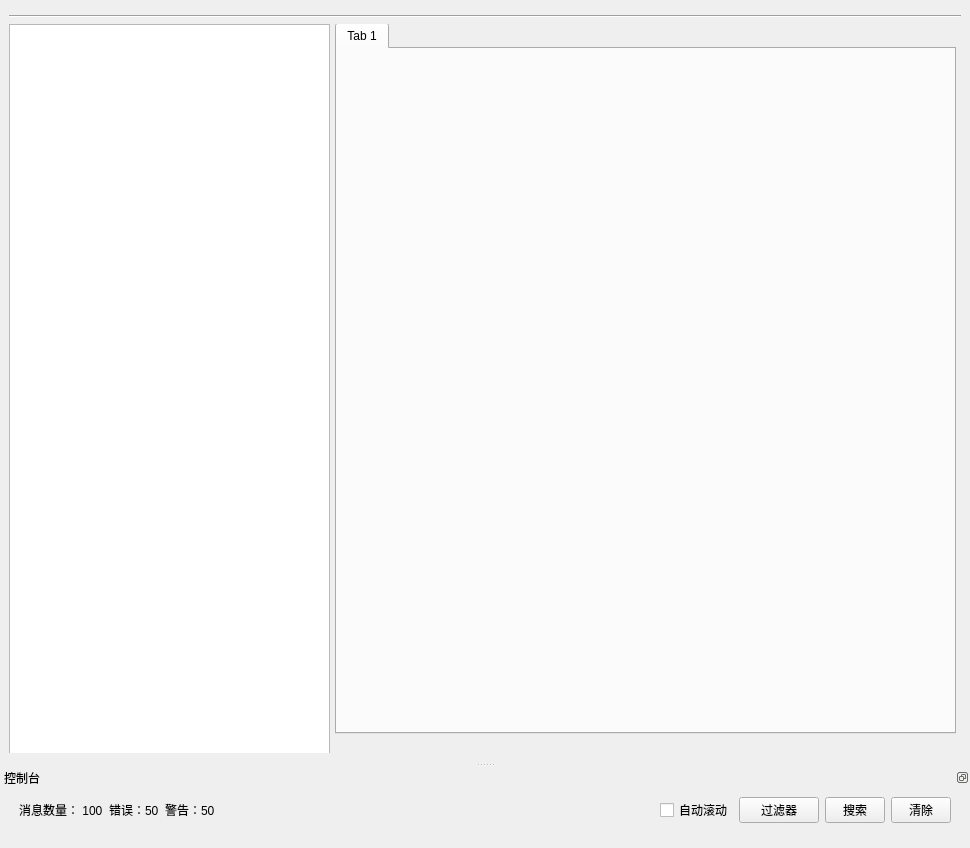
<?xml version="1.0" encoding="UTF-8"?>
<ui version="4.0">
 <class>CTCMainWindowClass</class>
 <widget class="QMainWindow" name="CTCMainWindowClass">
  <property name="geometry">
   <rect>
    <x>0</x>
    <y>0</y>
    <width>970</width>
    <height>848</height>
   </rect>
  </property>
  <property name="windowTitle">
   <string>Form</string>
  </property>
  <property name="styleSheet">
   <string notr="true"/>
  </property>
  <widget class="QWidget" name="centralWidget">
   <layout class="QGridLayout" name="gridLayout_2">
    <item row="1" column="0">
     <widget class="Line" name="line">
      <property name="orientation">
       <enum>Qt::Horizontal</enum>
      </property>
     </widget>
    </item>
    <item row="0" column="0">
     <widget class="TitleBarWidget" name="widget_Title" native="true"/>
    </item>
    <item row="2" column="0">
     <widget class="QWidget" name="widget_Main" native="true">
      <property name="sizePolicy">
       <sizepolicy hsizetype="Expanding" vsizetype="Expanding">
        <horstretch>0</horstretch>
        <verstretch>0</verstretch>
       </sizepolicy>
      </property>
      <widget class="QtNavTreeView" name="navTreeView">
       <property name="geometry">
        <rect>
         <x>0</x>
         <y>0</y>
         <width>321</width>
         <height>731</height>
        </rect>
       </property>
      </widget>
      <widget class="DockTabWidget" name="tabWidget">
       <property name="geometry">
        <rect>
         <x>326</x>
         <y>-1</y>
         <width>621</width>
         <height>711</height>
        </rect>
       </property>
       <widget class="QWidget" name="tab">
        <attribute name="title">
         <string>Tab 1</string>
        </attribute>
       </widget>
      </widget>
     </widget>
    </item>
   </layout>
  </widget>
  <widget class="QDockWidget" name="dockWidget_Console">
   <property name="features">
    <set>QDockWidget::DockWidgetFloatable|QDockWidget::DockWidgetMovable</set>
   </property>
   <property name="allowedAreas">
    <set>Qt::BottomDockWidgetArea|Qt::LeftDockWidgetArea|Qt::RightDockWidgetArea</set>
   </property>
   <property name="windowTitle">
    <string>控制台</string>
   </property>
   <attribute name="dockWidgetArea">
    <number>8</number>
   </attribute>
   <widget class="QWidget" name="dockWidgetContents">
    <layout class="QGridLayout" name="gridLayout">
     <item row="0" column="0">
      <widget class="QWidget" name="widget_Console_Main" native="true">
       <property name="font">
        <font>
         <family>Arial</family>
         <pointsize>9</pointsize>
         <weight>50</weight>
         <bold>false</bold>
        </font>
       </property>
       <layout class="QVBoxLayout" name="verticalLayout_2">
        <property name="leftMargin">
         <number>0</number>
        </property>
        <property name="topMargin">
         <number>0</number>
        </property>
        <property name="rightMargin">
         <number>0</number>
        </property>
        <item>
         <widget class="QWidget" name="widget_Console_Top" native="true">
          <property name="maximumSize">
           <size>
            <width>16777215</width>
            <height>35</height>
           </size>
          </property>
          <layout class="QHBoxLayout" name="horizontalLayout_4">
           <property name="leftMargin">
            <number>10</number>
           </property>
           <property name="topMargin">
            <number>1</number>
           </property>
           <property name="rightMargin">
            <number>10</number>
           </property>
           <property name="bottomMargin">
            <number>1</number>
           </property>
           <item>
            <widget class="QLabel" name="label_Console">
             <property name="text">
              <string>消息数量： 100  错误：50  警告：50</string>
             </property>
            </widget>
           </item>
           <item>
            <spacer name="horizontalSpacer_Console">
             <property name="orientation">
              <enum>Qt::Horizontal</enum>
             </property>
             <property name="sizeHint" stdset="0">
              <size>
               <width>40</width>
               <height>20</height>
              </size>
             </property>
            </spacer>
           </item>
           <item>
            <widget class="QCheckBox" name="checkBox_Console_AutoRoll">
             <property name="text">
              <string>自动滚动</string>
             </property>
            </widget>
           </item>
           <item>
            <widget class="QPushButton" name="button_Console_Filter">
             <property name="minimumSize">
              <size>
               <width>70</width>
               <height>0</height>
              </size>
             </property>
             <property name="maximumSize">
              <size>
               <width>80</width>
               <height>16777215</height>
              </size>
             </property>
             <property name="font">
              <font>
               <pointsize>9</pointsize>
              </font>
             </property>
             <property name="styleSheet">
              <string notr="true"/>
             </property>
             <property name="text">
              <string>过滤器</string>
             </property>
            </widget>
           </item>
           <item>
            <widget class="QPushButton" name="button_Console_Serach">
             <property name="maximumSize">
              <size>
               <width>60</width>
               <height>16777215</height>
              </size>
             </property>
             <property name="text">
              <string>     搜索     </string>
             </property>
            </widget>
           </item>
           <item>
            <widget class="QPushButton" name="button_Console_Clear">
             <property name="maximumSize">
              <size>
               <width>60</width>
               <height>16777215</height>
              </size>
             </property>
             <property name="text">
              <string>     清除     </string>
             </property>
            </widget>
           </item>
          </layout>
         </widget>
        </item>
        <item>
         <widget class="QWidget" name="widget_Console_Bottom" native="true">
          <property name="font">
           <font>
            <family>Arial</family>
            <pointsize>11</pointsize>
            <weight>50</weight>
            <bold>false</bold>
           </font>
          </property>
          <layout class="QGridLayout" name="gridLayout_3">
           <property name="topMargin">
            <number>0</number>
           </property>
           <property name="bottomMargin">
            <number>0</number>
           </property>
           <item row="0" column="0">
            <widget class="ConsoleListWidget" name="listWidget" native="true"/>
           </item>
          </layout>
         </widget>
        </item>
       </layout>
      </widget>
     </item>
    </layout>
   </widget>
  </widget>
  <widget class="QMenuBar" name="menuBar_Main">
   <property name="geometry">
    <rect>
     <x>0</x>
     <y>0</y>
     <width>970</width>
     <height>23</height>
    </rect>
   </property>
  </widget>
 </widget>
 <customwidgets>
  <customwidget>
   <class>ConsoleListWidget</class>
   <extends>QWidget</extends>
   <header>ConsoleListWidget.h</header>
   <container>1</container>
  </customwidget>
  <customwidget>
   <class>TitleBarWidget</class>
   <extends>QWidget</extends>
   <header>TitleBarWidget.h</header>
   <container>1</container>
  </customwidget>
  <customwidget>
   <class>QtNavTreeView</class>
   <extends>QTreeView</extends>
   <header>QtNavTreeView.h</header>
  </customwidget>
  <customwidget>
   <class>DockTabWidget</class>
   <extends>QTabWidget</extends>
   <header>DockTabWidget.h</header>
   <container>1</container>
  </customwidget>
 </customwidgets>
 <resources/>
 <connections/>
</ui>
